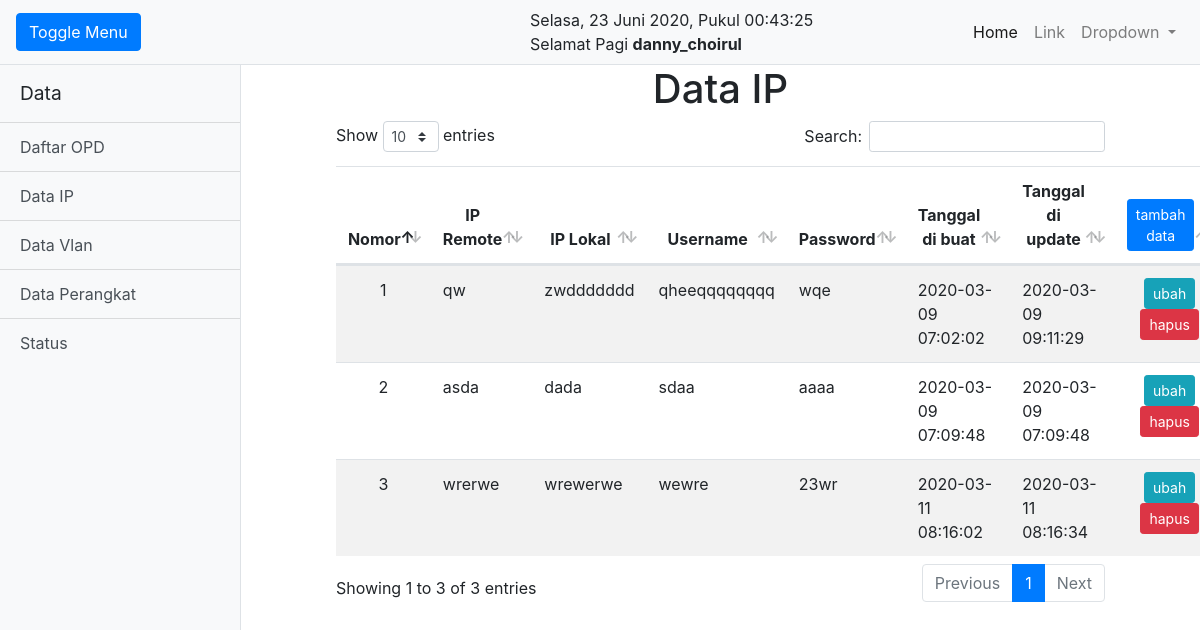
The page /ip/index.php (signed in) on the database its author committed.
### tables this page shows
CREATE TABLE `ip`  (
  `id_ip` int(10) NOT NULL AUTO_INCREMENT,
  `remote_ip` varchar(20) NOT NULL,
  `lokal_ip` varchar(20) NOT NULL,
  `username_ip` varchar(50) NOT NULL,
  `password_ip` varchar(50) NOT NULL,
  `tgl_masuk` timestamp(0) NULL DEFAULT NULL,
  `tgl_ubah` timestamp(0) NULL DEFAULT NULL ON UPDATE CURRENT_TIMESTAMP(0),
  PRIMARY KEY (`id_ip`) USING BTREE
);

### koneksi.php (called while the page is built)
<?php
$conn = mysqli_connect("localhost", "root", "", "data");
function query($query)
{
    global $conn;
    $result = mysqli_query($conn, $query);
    $rows = [];
    while ($row = mysqli_fetch_assoc($result)) {
        $rows[] = $row;
    }
    return $rows;
}

### ip/index.php (the view, shortened to what this page needs)
<?php
include "../header.php";
$ip = query("SELECT * FROM ip");
?>
<div class="d-flex" id="wrapper">
    <?php
    include "../side.php";
    ?>
    <div id="page-content-wrapper">
        <center>
            <h1>Data IP</h1>
        </center>
        <div class="col-md-10 offset-1">
            <table class="table table-striped" id="table_id">
                <thead>
                    <tr style="text-align: center">
                        <th width="5%" style="text-align: center;" scope="col">Nomor</th>
                        <th scope="col">IP Remote</th>
                        <th scope="col">IP Lokal</th>
                        <th scope="col">Username</th>
                        <th scope="col">Password</th>
                        <th scope="col">Tanggal di buat</th>
                        <th scope="col">Tanggal di update</th>
                        <th scope="col" style="width: 15%">
                            <a class="btn btn-sm btn-primary" href="tambah.php" role="button">tambah data</a>
                        </th>
                    </tr>
                </thead>
                <tbody>
                    <?php $i = 1; ?>
                    <?php foreach ($ip as $row) : ?>
                        <tr>
                            <td width="5%" style="text-align: center;" scope="row"><?= $i; ?></td>
                            <td><?= $row["remote_ip"]; ?></td>
                            <td><?= $row["lokal_ip"]; ?></td>
                            <td><?= $row["username_ip"]; ?></td>
                            <td><?= $row["password_ip"]; ?></td>
                            <td><?= $row["tgl_masuk"]; ?></td>
                            <td><?= $row["tgl_ubah"]; ?></td>
                            <td style="text-align: center">
                                <a class="btn btn-sm btn-info" href="ubah.php?id_ip=<?= $row["id_ip"]; ?>" role="button">ubah</a>
                                <a class="btn btn-sm btn-danger" href="hapus.php?id_ip=<?= $row["id_ip"]; ?>" onclick="return confirm('yakin?');" role="button">hapus</a>
                            </td>
                        </tr>
                        <?php $i++; ?>
                    <?php endforeach; ?>
                </tbody>
            </table>
        </div>
    </div>
</div>
<?php
include "../footer.php";
?>

### assets/css/simple-sidebar.css (style rules this page uses)
body { overflow-x: hidden; }
#page-content-wrapper { min-width: 100vw; }
@media (min-width: 768px) { #page-content-wrapper { min-width: 0; width: 100%; } }

### rows shown on the page
ip: remote_ip "qw", lokal_ip "zwddddddd", username_ip "qheeqqqqqqqq", password_ip "wqe", tgl_masuk "2020-03-09 07:02:02", tgl_ubah "2020-03-09 09:11:29"
ip: remote_ip "asda", lokal_ip "dada", username_ip "sdaa", password_ip "aaaa", tgl_masuk "2020-03-09 07:09:48", tgl_ubah "2020-03-09 07:09:48"
ip: remote_ip "wrerwe", lokal_ip "wrewerwe", username_ip "wewre", password_ip "23wr", tgl_masuk "2020-03-11 08:16:02", tgl_ubah "2020-03-11 08:16:34"

### other values the page prints
$nama "danny_choirul"
